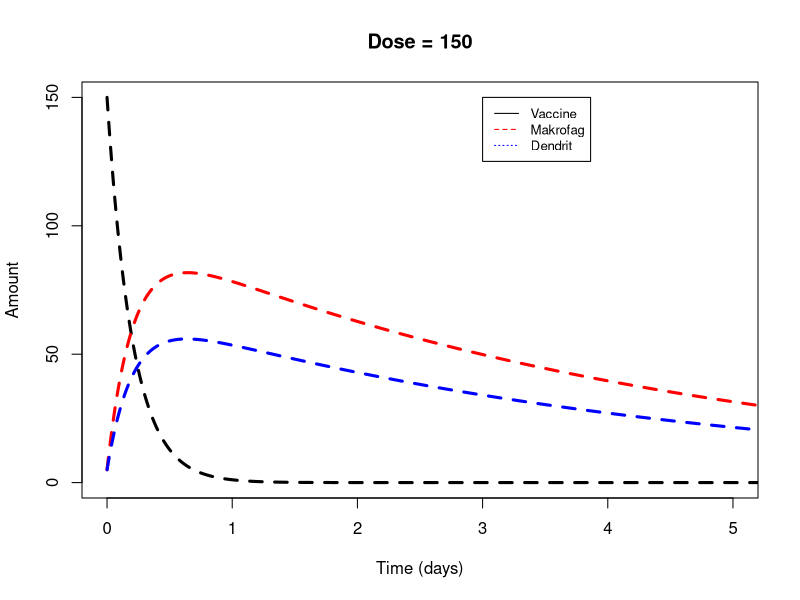
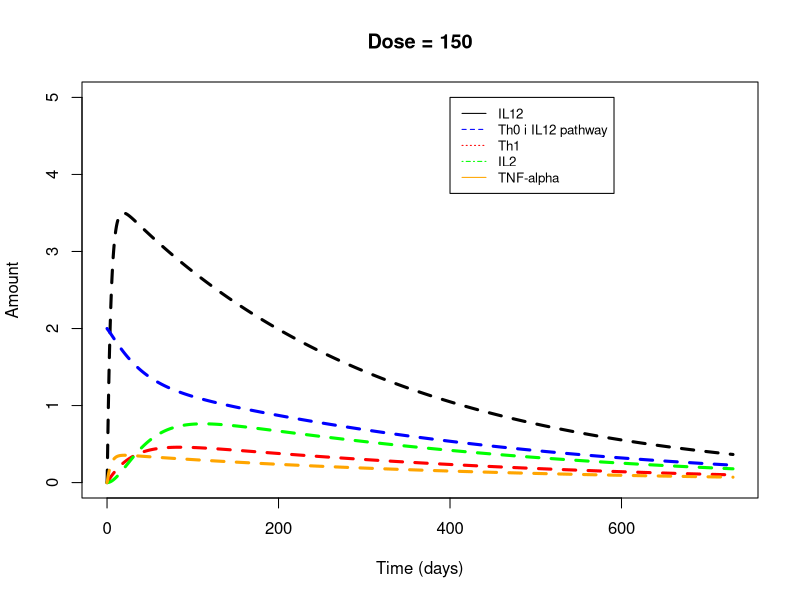
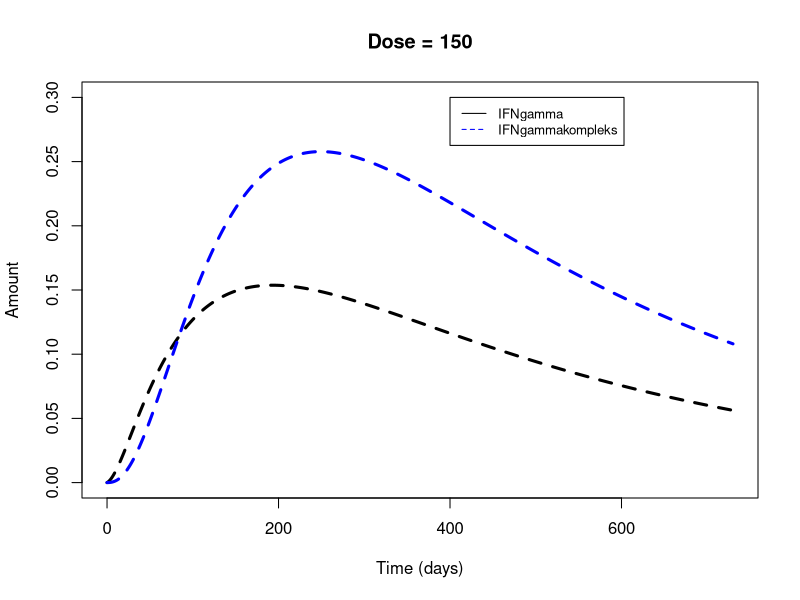
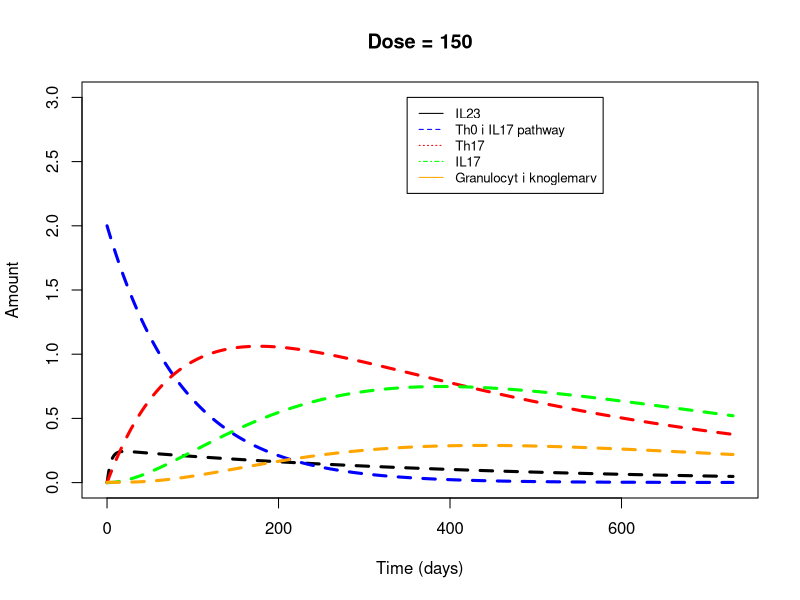

Write the R code that produced these figures, in order.
# TB model in R

rm(list=ls())

# Henter ode solveren
library(deSolve)


# Laver funktionen med de 15 parametre
model = function (current_timepoint, state_values, parameters)
{
  Vaccine = state_values [1]       
  Makrofag = state_values [2]
  IL12 = state_values [3]
  Th0_IL12 = state_values [4]
  Th0_IL17 = state_values [5]
  Th1 = state_values [6]
  IL2 = state_values [7]
  IFNg = state_values [8]
  IFNgk = state_values [9]
  TNFa = state_values [10]
  Dendrit = state_values [11]
  IL23 = state_values [12]
  Th17 = state_values [13]
  IL17 = state_values [14]
  GranulotcytKnoglemarv = state_values[15]
  
  with ( 
    as.list (parameters),     # variable names within parameters can be used 
    {
      
      # De følgende 2 konstanter bestemmes vha. følgende funktion, 
      # som er afhængig af startdosen.
      Kv_m <- 5*(250-Vaccine0)/((250-Vaccine0)+1)-(250-Vaccine0)*0.02
      Kv_d <- 5*Vaccine0/(Vaccine0+1)-Vaccine0*0.02
      
      dVaccine = - Vaccine*Kv_m - Vaccine*Kv_d #- Vaccine*Kv_Gk
    
      # IL12 pathway
      dMakrofag = Vaccine*(Kv_m) + TNFa * KTNFa_m + IFNgk * KIFNgk_m - Makrofag*sigma_m
      dIL12 = Makrofag * Km_IL12 - IL12 * KIL12_Th0 - IL12*sigma_IL12
      dTh0_IL12 = Makrofag * Km_Th0 + IL12 * KIL12_Th0 - Th0_IL12 * KTh0_Th1 + IL2 * KIL2_Th0  - Th0_IL12*sigma_Th0_IL12
      dTh1 = Th0_IL12 * KTh0_Th1 - Th1*sigma_Th1
      dIL2 = Th1 * KTh1_IL2 - IL2*sigma_IL2
      dIFNg = Th1 * KTh1_IFNg + Th17 * KTh17_IFNg + Th0_IL12 * KTh0_IL12_IFNg + IFNgk * KIFNgk_IFNg - IFNg * KIFNg_IFNgk + Th0_IL17 * KTh0_IL17_IFNg - IFNg*sigma_IFNg
      dIFNgk = - IFNgk * KIFNgk_IFNg + IFNg * KIFNg_IFNgk - IFNgk*sigma_IFNgk
      dTNFa = Makrofag * Km_TNFa - TNFa*sigma_TNFa
      
      # IL17 pathway
      dDendrit = Vaccine*Kv_d - Dendrit*sigma_d
      dTh0_IL17 = IL23 * KIL23_Th0 - Th0_IL17 * KTh0_Th17 - Th0_IL17*sigma_Th0_IL17
      dDendrit = Vaccine*Kv_d - Dendrit*sigma_d
      dIL23 = Dendrit * Kd_IL23 - IL23*sigma_IL23
      dTh17 = Th0_IL17 * KTh0_Th17 - Th17*sigma_Th17
      dIL17 = Th17 * KTh17_IL17 - IL17*sigma_IL17
      dGranulocytKnoglemarv =  Vaccine*Kv_Gk + IL17 * KIL17_Gk - GranulotcytKnoglemarv*sigma_Gk 
      
      # sætter resultaterne sammen
      results = c(dVaccine, dMakrofag, dIL12, dTh0_IL12, dTh0_IL17, dTh1, dIL2, dIFNg, dIFNgk, dTNFa, dDendrit,
                  dIL23, dTh17, dIL17, dGranulocytKnoglemarv)
      list (results)
    }
  )
}


# Parameter og deres værdier
KTh0_IL17_IFNg.value <- 0.00009
KTh0_IL12_IFNg.value <- 0.00009
Kv_Gk.value <- 0.00009 
KTNFa_m.value <- 0.00009
KIFNgk_m.value <- 0.00009
Km_IL12.value <- 0.009
KIL12_Th0.value <- 0.0009 
Km_Th0.value <- 0.00009
KTh0_Th1.value <- 0.009 
KTh0_Th17.value <- 0.009
KIL23_Th0.value <- 0.00009 
KIL2_Th0.value <- 0.009 
KTh1_IL2.value <- 0.09
KIFNgk_IFNg.value <- 0.00009 
KTh0_IFNg.value <- .00009 
KTh1_IFNg.value <- .00009
KTh17_IFNg.value <- .009
KIFNg_IFNgk.value <- .04
Km_TNFa.value <- .0009
Kd_IL23.value <- 0.0009
KTh17_IL17.value <- .005
KIL17_Gk.value <- .009
sigma_m.value <- 0.23
sigma_IL12.value <- 0.0023
sigma_Th0_IL12.value <- 0.0023
sigma_Th0_IL17.value <- 0.0023
sigma_Th1.value <- 0.023 #0.8
sigma_IL2.value <- 0.053
sigma_IFNg.value <- 0.023
sigma_IFNgk.value <- 0.023
sigma_TNFa.value <- 0.0023
sigma_d.value <- 0.23
sigma_IL23.value <- 0.0023
sigma_Th17.value <- 0.0023
sigma_IL17.value <- 0.0053
sigma_Gk.value <- 0.023

parameter.list <- c(KTh0_IL17_IFNg = KTh0_IL17_IFNg.value, Kv_Gk = Kv_Gk.value, KTNFa_m = KTNFa_m.value, 
                    KIFNgk_m = KIFNgk_m.value,Km_IL12 = Km_IL12.value, KIL12_Th0 = KIL12_Th0.value,Km_Th0 = Km_Th0.value, 
                    KTh0_Th1 = KTh0_Th1.value, KTh0_Th17 = KTh0_Th17.value, KIL23_Th0 = KIL23_Th0.value,
                    KIL2_Th0 = KIL2_Th0.value, KTh1_IL2 = KTh1_IL2.value, KIFNgk_IFNg = KIFNgk_IFNg.value, 
                    KTh0_IL12_IFNg = KTh0_IL12_IFNg.value, KTh1_IFNg = KTh1_IFNg.value, KTh17_IFNg = KTh17_IFNg.value, 
                    KIFNg_IFNgk = KIFNg_IFNgk.value, Km_TNFa = Km_TNFa.value, Kd_IL23 = Kd_IL23.value, 
                    KTh17_IL17 = KTh17_IL17.value, KIL17_Gk = KIL17_Gk.value, sigma_m = sigma_m.value,
                    sigma_IL12 = sigma_IL12.value, sigma_Th0_IL12 = sigma_Th0_IL12.value, sigma_Th1 = sigma_Th1.value,
                    sigma_IL2 = sigma_IL2.value, sigma_IFNg = sigma_IFNg.value, sigma_IFNgk = sigma_IFNgk.value,
                    sigma_TNFa = sigma_TNFa.value, sigma_d = sigma_d.value, sigma_IL23 = sigma_IL23.value,
                    sigma_Th17 = sigma_Th17.value, sigma_IL17 = sigma_IL17.value, sigma_Gk = sigma_Gk.value,sigma_Th0_IL17 = sigma_Th0_IL17.value)

# initial værdier
Vaccine0 = 150
Makrofag0 = 5
IL120 = 0
Th0_IL12_0 = 2
Th0_IL17_0 = 2
Th10 = 0
IL20 = 0
IFNg0 = 0
IFNgk0 = 0
TNFa0 = 0
Dendrit0 = 5
IL230 = 0
Th170 = 0
IL170 = 0
GranulotcytKnoglemarv0 = 0

initial.values <- c(Vaccine = Vaccine0, Makrofag = Makrofag0, IL12 = IL120, Th0_IL12 = Th0_IL12_0, Th0_IL17 = Th0_IL17_0, Th1 = Th10, IL2 = IL20, IFNg = IFNg0, 
                    IFNgk = IFNgk0, TNFa = TNFa0, Dendrit = Dendrit0, IL23 = IL230, Th17 = Th170, IL17 = IL170, 
                    GranulotcytKnoglemarv = GranulotcytKnoglemarv0)

# Tiden vi simulerer i
time.points <- seq(0,2*365,by=0.01)

# Simulering af modellen
output <- ode(y=initial.values,times = time.points,func = model, parms = parameter.list)

# Plot af resultaterne
graphics.off()

# Plot af vaccine, makrofag og dendrit
plot(Vaccine~time,data=output,type='l',lwd=3,lty=2,col='black',ylim=c(0,150),xlim=c(0,5),ylab='Amount',xlab='Time (days)')
lines(Makrofag~time,data=output,type='l',lwd=3,lty=2,col='red',ylim=c(0,150),xlim=c(0,5),ylab='Amount',xlab='Time (days)')
lines(Dendrit~time,data=output,type='l',lwd=3,lty=2,col='blue',ylim=c(0,150),xlim=c(0,5),ylab='Amount',xlab='Time (days)')
legend(3, 150, legend=c("Vaccine", "Makrofag","Dendrit"),
       col=c("black", "red","blue"), lty=1:4, cex=0.8)
title("Dose = 150")


# Plot af IL12 pathway
plot(IL12~time,data=output,type='l',lwd=3,lty=2,col='black',ylim=c(0,5),xlim=c(0,2*365),ylab='Amount',xlab='Time (days)')
lines(Th0_IL12~time,data=output,type='l',lwd=3,lty=2,col='blue',ylim=c(0,2),xlim=c(0,2*365),ylab='Amount',xlab='Time (days)')
lines(Th1~time,data=output,type='l',lwd=3,lty=2,col='red',ylim=c(0,0.1),ylab='Amount',xlab='Time (days)')
lines(IL2~time,data=output,type='l',lwd=3,lty=2,col='green',ylim=c(0,0.0005),ylab='Amount',xlab='Time (days)')
lines(TNFa~time,data=output,type='l',lwd=3,lty=2,col='orange',ylim=c(0,0.6),ylab='Amount',xlab='Time (days)')
legend(400, 5, legend=c("IL12", "Th0 i IL12 pathway","Th1","IL2","TNF-alpha"),
       col=c("black", "blue","red","green","orange"), lty=1:4, cex=0.8)
title("Dose = 150")


plot(IFNg~time,data=output,type='l',lwd=3,lty=2,col='black',ylim=c(0,0.3),ylab='Amount',xlab='Time (days)')
lines(IFNgk~time,data=output,type='l',lwd=3,lty=2,col='blue',ylim=c(0,0.3),ylab='Amount',xlab='Time (days)')
legend(400, 0.30, legend=c("IFNgamma", "IFNgammakompleks"),
       col=c("black", "blue"), lty=1:4, cex=0.8)
title("Dose = 150")


# Plot af IL17
plot(IL23~time,data=output,type='l',lwd=3,lty=2,col='black',ylim=c(0,3),ylab='Amount',xlab='Time (days)')
lines(Th0_IL17~time,data=output,type='l',lwd=3,lty=2,col='blue',ylim=c(0,3),ylab='Amount',xlab='Time (days)')
lines(Th17~time,data=output,type='l',lwd=3,lty=2,col='red',ylim=c(0,0.1),ylab='Amount',xlab='Time (days)')
lines(IL17~time,data=output,type='l',lwd=3,lty=2,col='green',ylim=c(0,0.001),ylab='Amount',xlab='Time (days)')
lines(GranulotcytKnoglemarv~time,data=output,type='l',lwd=3,lty=2,col='orange',ylim=c(0,0.001),ylab='Amount',xlab='Time (days)')
legend(350, 3, legend=c("IL23", "Th0 i IL17 pathway","Th17","IL17","Granulocyt i knoglemarv"),
       col=c("black", "blue","red","green","orange"), lty=1:4, cex=0.8)
title("Dose = 150")
